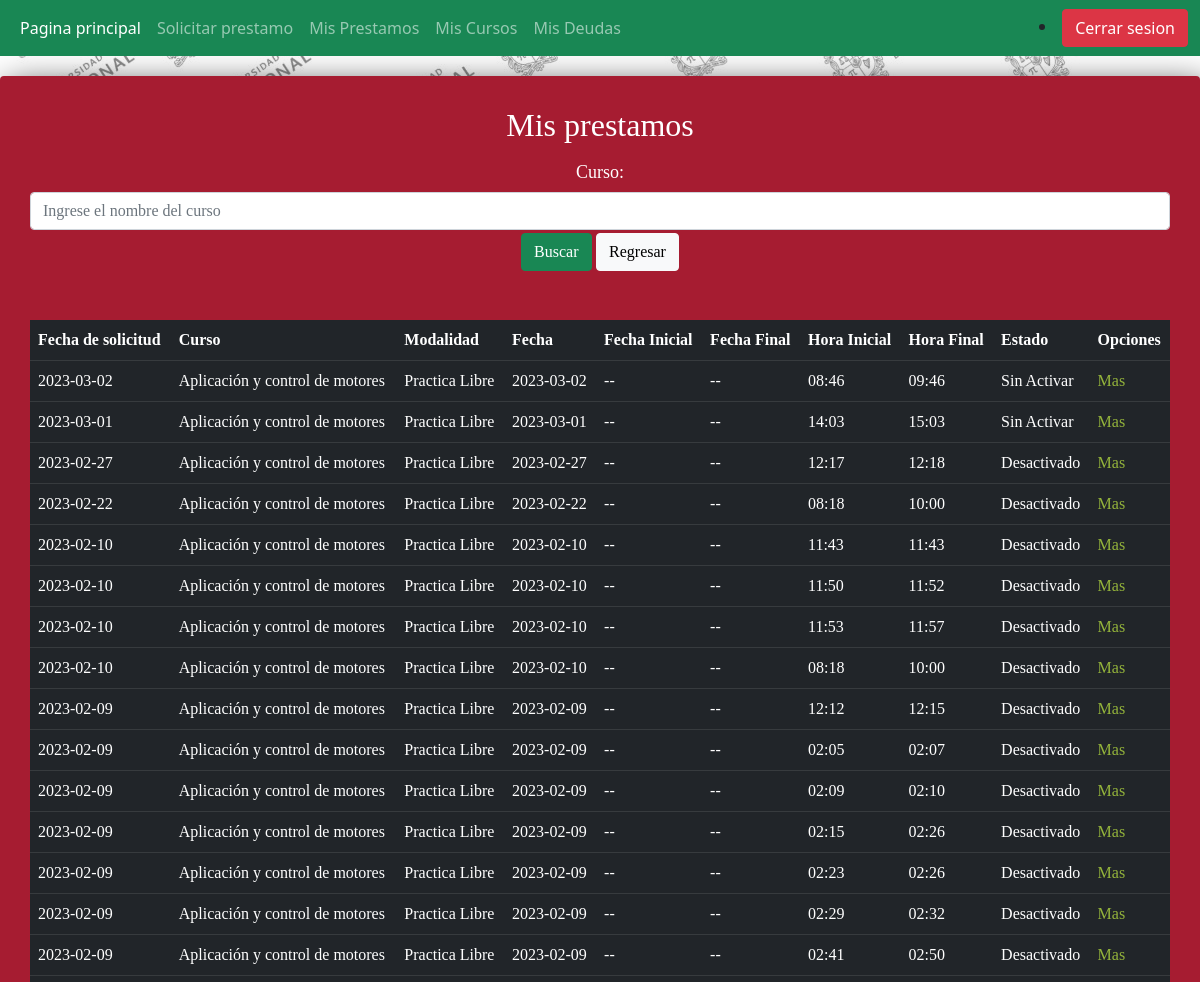
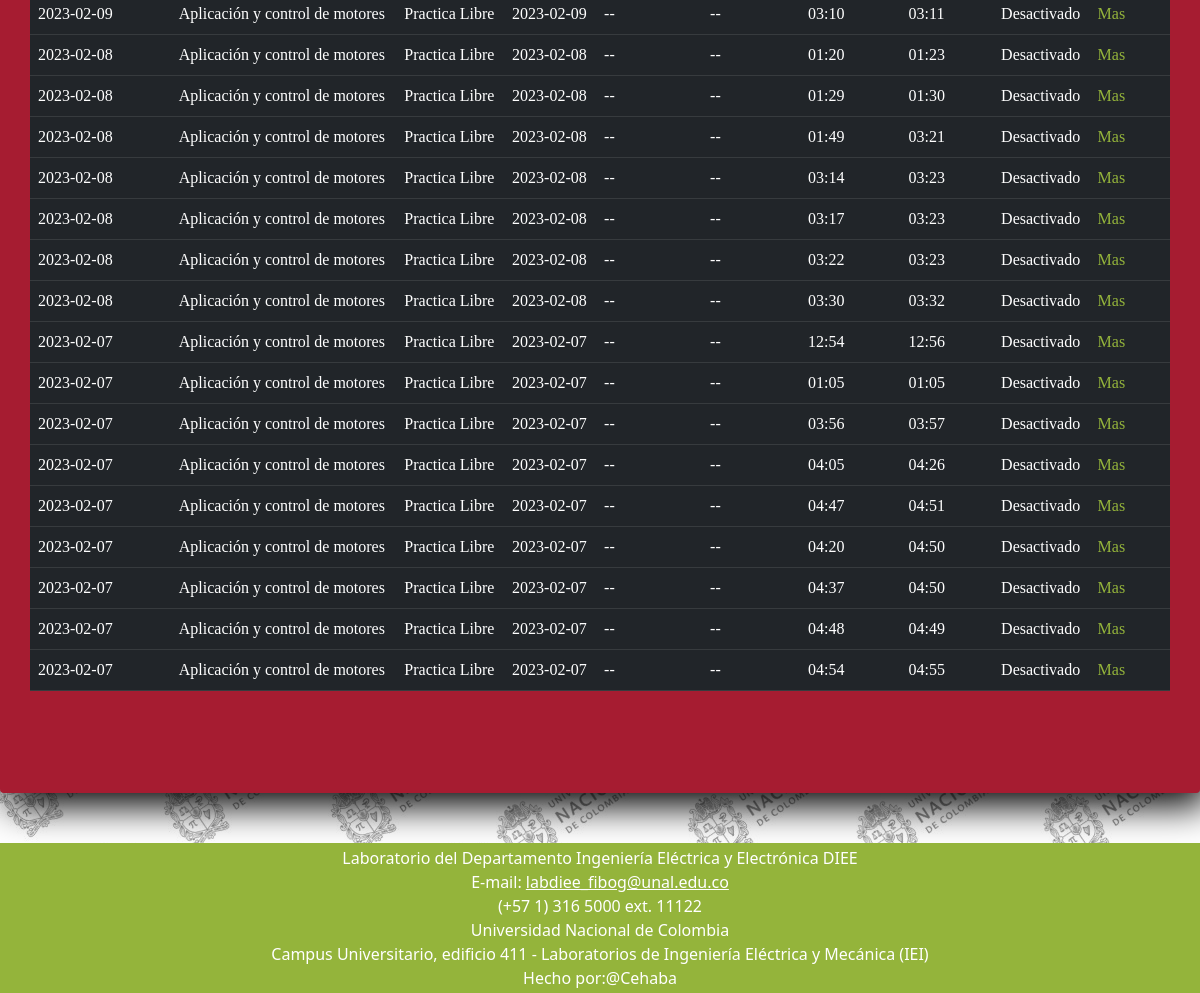
Screenshot of /student/requests_student.php (signed in) with the database file from the repository (2 pictures, top to bottom).
### tables this page shows
CREATE TABLE `requests` (
  `request_id` int(11) NOT NULL,
  `modalidad` varchar(128) DEFAULT NULL,
  `fecha` date DEFAULT NULL,
  `curso` varchar(128) DEFAULT NULL,
  `hora_ini` varchar(8) DEFAULT NULL,
  `hora_fin` varchar(8) DEFAULT NULL,
  `estado` varchar(128) DEFAULT NULL,
  `ti_un` bigint(20) DEFAULT NULL,
  `fecha_ini` date DEFAULT NULL,
  `fecha_fin` date DEFAULT NULL,
  `fecha_solicitud` date DEFAULT NULL
);

### student/requests_student.php (the view, shortened to what this page needs)
<?php
require_once 'pdo.php';
$stm = $pdo->prepare('SELECT * FROM requests WHERE ti_un=:t_u');
$stm->execute(array(':t_u'=>$_SESSION['student_id']));
$requests = $stm->fetchAll(PDO::FETCH_ASSOC);
?>
<!DOCTYPE html>
<html>
<head>
    <link rel='stylesheet' type='text/css' media='screen' href='estilo_prestamos.css'>
</head>
<body>
    <section class="form-register">
  <div align='center'>
  <form method="post">
    <h2>Mis prestamos</h2>
    <p><form method="post">
        <label for="course">Curso:</label>
        <input type="text" name="course" class="form-control" placeholder="Ingrese el nombre del curso">
        <input type="submit" value="Buscar" class="btn btn-success">
        <input type="submit" name="back" value="Regresar" class="btn btn-light">
    </form></p>
    <?php
    if (count($requests)>0){
        echo '<p><table class="table table-dark table-hover">
                <tr>
                    <th>Fecha de solicitud</th>
                    <th>Curso</th>
                    <th>Modalidad</th>
                    <th>Fecha</th>
                    <th>Fecha Inicial</th>
                    <th>Fecha Final</th>
                    <th>Hora Inicial</th>
                    <th>Hora Final</th>
                    <th>Estado</th>
                    <th>Opciones</th>
                </tr>';
        $sql = 'SELECT * FROM requests WHERE ti_un=:t_u';
        if (isset($_SESSION['course'])){
            $sql = $sql.' AND curso=:cu ORDER BY fecha_solicitud DESC';
            $stm = $pdo->prepare($sql);
            $stm->execute(array(':t_u' => $_SESSION['student_id'],':cu' => $_SESSION['course']));
            unset($_SESSION['course']);
        }
        else{
            $sql = $sql.' ORDER BY fecha_solicitud DESC';
            $stm = $pdo->prepare($sql);
            $stm->execute(array(':t_u' => $_SESSION['student_id']));
        }
        while ( $request = $stm->fetch(PDO::FETCH_ASSOC)) {
            if ($request['modalidad']=='Clase' || $request['modalidad']=='Practica Libre'){
                $request['fecha_ini'] = '--';
                $request['fecha_fin'] = '--';
            }
            echo '<tr><td>'.$request['fecha_solicitud'].'</td>';
            echo '<td>'.$request['curso'].'</td>';
            echo '<td>'.$request['modalidad'].'</td>';
            echo '<td>'.$request['fecha'].'</td>';
            echo '<td>'.$request['fecha_ini'].'</td>';
            echo '<td>'.$request['fecha_fin'].'</td>';
            echo '<td>'.$request['hora_ini'].'</td>';
            echo '<td>'.$request['hora_fin'].'</td>';
            echo '<td>'.$request['estado'].'</td>';
            echo '<td>';
            echo '<a href="detail_request.php?request_id='.$request['request_id'].
            '& estado='.$request['estado'].'">Mas</a>';
            echo '</td></tr>';
        }
        echo '</table></p>';
    }else{
        echo '<p style="color:yellow;">En este momento no tiene reservas</p>';
    }
    ?>
   </form>
    </div>
  </section>
</body>
</html>

### student/estilo_prestamos.css (style rules this page uses)
* { margin: 0; padding: 0; box-sizing: border-box; }
html { min-height: 100%; position: relative; }
body { margin: 0; margin-bottom: 40px; background-image: url('images/fondo2.jpeg'); }
.form-register { width: 1200px; background: #A61C31; padding: 30px; margin: auto; margin-top: 20px; margin-bottom: 200px; border-radius: 4px; font-family: 'calibri'; color: white; box-shadow: 7px 13px 37px #000; }
.form-register p { height: 40px; text-align: center; font-size: 18px; line-height: 40px; }
.form-register a { color: #94B43B; text-decoration: none; }

### rows the page displays
requests: fecha_solicitud "2023-03-02", curso "Aplicación y control de motores", modalidad "Practica Libre", fecha "2023-03-02", fecha_ini "--", fecha_fin "--", hora_ini "08:46", hora_fin "09:46", estado "Sin Activar"
requests: fecha_solicitud "2023-03-01", curso "Aplicación y control de motores", modalidad "Practica Libre", fecha "2023-03-01", fecha_ini "--", fecha_fin "--", hora_ini "14:03", hora_fin "15:03", estado "Sin Activar"
requests: fecha_solicitud "2023-02-27", curso "Aplicación y control de motores", modalidad "Practica Libre", fecha "2023-02-27", fecha_ini "--", fecha_fin "--", hora_ini "12:17", hora_fin "12:18", estado "Desactivado"
requests: fecha_solicitud "2023-02-22", curso "Aplicación y control de motores", modalidad "Practica Libre", fecha "2023-02-22", fecha_ini "--", fecha_fin "--", hora_ini "08:18", hora_fin "10:00", estado "Desactivado"
requests: fecha_solicitud "2023-02-10", curso "Aplicación y control de motores", modalidad "Practica Libre", fecha "2023-02-10", fecha_ini "--", fecha_fin "--", hora_ini "11:43", hora_fin "11:43", estado "Desactivado"
requests: fecha_solicitud "2023-02-10", curso "Aplicación y control de motores", modalidad "Practica Libre", fecha "2023-02-10", fecha_ini "--", fecha_fin "--", hora_ini "11:50", hora_fin "11:52", estado "Desactivado"
requests: fecha_solicitud "2023-02-10", curso "Aplicación y control de motores", modalidad "Practica Libre", fecha "2023-02-10", fecha_ini "--", fecha_fin "--", hora_ini "11:53", hora_fin "11:57", estado "Desactivado"
requests: fecha_solicitud "2023-02-10", curso "Aplicación y control de motores", modalidad "Practica Libre", fecha "2023-02-10", fecha_ini "--", fecha_fin "--", hora_ini "08:18", hora_fin "10:00", estado "Desactivado"
requests: fecha_solicitud "2023-02-09", curso "Aplicación y control de motores", modalidad "Practica Libre", fecha "2023-02-09", fecha_ini "--", fecha_fin "--", hora_ini "12:12", hora_fin "12:15", estado "Desactivado"
requests: fecha_solicitud "2023-02-09", curso "Aplicación y control de motores", modalidad "Practica Libre", fecha "2023-02-09", fecha_ini "--", fecha_fin "--", hora_ini "02:05", hora_fin "02:07", estado "Desactivado"
requests: fecha_solicitud "2023-02-09", curso "Aplicación y control de motores", modalidad "Practica Libre", fecha "2023-02-09", fecha_ini "--", fecha_fin "--", hora_ini "02:09", hora_fin "02:10", estado "Desactivado"
requests: fecha_solicitud "2023-02-09", curso "Aplicación y control de motores", modalidad "Practica Libre", fecha "2023-02-09", fecha_ini "--", fecha_fin "--", hora_ini "02:15", hora_fin "02:26", estado "Desactivado"
requests: fecha_solicitud "2023-02-09", curso "Aplicación y control de motores", modalidad "Practica Libre", fecha "2023-02-09", fecha_ini "--", fecha_fin "--", hora_ini "02:23", hora_fin "02:26", estado "Desactivado"
requests: fecha_solicitud "2023-02-09", curso "Aplicación y control de motores", modalidad "Practica Libre", fecha "2023-02-09", fecha_ini "--", fecha_fin "--", hora_ini "02:29", hora_fin "02:32", estado "Desactivado"
requests: fecha_solicitud "2023-02-09", curso "Aplicación y control de motores", modalidad "Practica Libre", fecha "2023-02-09", fecha_ini "--", fecha_fin "--", hora_ini "02:41", hora_fin "02:50", estado "Desactivado"
requests: fecha_solicitud "2023-02-09", curso "Aplicación y control de motores", modalidad "Practica Libre", fecha "2023-02-09", fecha_ini "--", fecha_fin "--", hora_ini "03:10", hora_fin "03:11", estado "Desactivado"
requests: fecha_solicitud "2023-02-08", curso "Aplicación y control de motores", modalidad "Practica Libre", fecha "2023-02-08", fecha_ini "--", fecha_fin "--", hora_ini "01:20", hora_fin "01:23", estado "Desactivado"
requests: fecha_solicitud "2023-02-08", curso "Aplicación y control de motores", modalidad "Practica Libre", fecha "2023-02-08", fecha_ini "--", fecha_fin "--", hora_ini "01:29", hora_fin "01:30", estado "Desactivado"
requests: fecha_solicitud "2023-02-08", curso "Aplicación y control de motores", modalidad "Practica Libre", fecha "2023-02-08", fecha_ini "--", fecha_fin "--", hora_ini "01:49", hora_fin "03:21", estado "Desactivado"
requests: fecha_solicitud "2023-02-08", curso "Aplicación y control de motores", modalidad "Practica Libre", fecha "2023-02-08", fecha_ini "--", fecha_fin "--", hora_ini "03:14", hora_fin "03:23", estado "Desactivado"
requests: fecha_solicitud "2023-02-08", curso "Aplicación y control de motores", modalidad "Practica Libre", fecha "2023-02-08", fecha_ini "--", fecha_fin "--", hora_ini "03:17", hora_fin "03:23", estado "Desactivado"
requests: fecha_solicitud "2023-02-08", curso "Aplicación y control de motores", modalidad "Practica Libre", fecha "2023-02-08", fecha_ini "--", fecha_fin "--", hora_ini "03:22", hora_fin "03:23", estado "Desactivado"
requests: fecha_solicitud "2023-02-08", curso "Aplicación y control de motores", modalidad "Practica Libre", fecha "2023-02-08", fecha_ini "--", fecha_fin "--", hora_ini "03:30", hora_fin "03:32", estado "Desactivado"
requests: fecha_solicitud "2023-02-07", curso "Aplicación y control de motores", modalidad "Practica Libre", fecha "2023-02-07", fecha_ini "--", fecha_fin "--", hora_ini "12:54", hora_fin "12:56", estado "Desactivado"
requests: fecha_solicitud "2023-02-07", curso "Aplicación y control de motores", modalidad "Practica Libre", fecha "2023-02-07", fecha_ini "--", fecha_fin "--", hora_ini "01:05", hora_fin "01:05", estado "Desactivado"
requests: fecha_solicitud "2023-02-07", curso "Aplicación y control de motores", modalidad "Practica Libre", fecha "2023-02-07", fecha_ini "--", fecha_fin "--", hora_ini "03:56", hora_fin "03:57", estado "Desactivado"
requests: fecha_solicitud "2023-02-07", curso "Aplicación y control de motores", modalidad "Practica Libre", fecha "2023-02-07", fecha_ini "--", fecha_fin "--", hora_ini "04:05", hora_fin "04:26", estado "Desactivado"
requests: fecha_solicitud "2023-02-07", curso "Aplicación y control de motores", modalidad "Practica Libre", fecha "2023-02-07", fecha_ini "--", fecha_fin "--", hora_ini "04:47", hora_fin "04:51", estado "Desactivado"
requests: fecha_solicitud "2023-02-07", curso "Aplicación y control de motores", modalidad "Practica Libre", fecha "2023-02-07", fecha_ini "--", fecha_fin "--", hora_ini "04:20", hora_fin "04:50", estado "Desactivado"
requests: fecha_solicitud "2023-02-07", curso "Aplicación y control de motores", modalidad "Practica Libre", fecha "2023-02-07", fecha_ini "--", fecha_fin "--", hora_ini "04:37", hora_fin "04:50", estado "Desactivado"
requests: fecha_solicitud "2023-02-07", curso "Aplicación y control de motores", modalidad "Practica Libre", fecha "2023-02-07", fecha_ini "--", fecha_fin "--", hora_ini "04:48", hora_fin "04:49", estado "Desactivado"
requests: fecha_solicitud "2023-02-07", curso "Aplicación y control de motores", modalidad "Practica Libre", fecha "2023-02-07", fecha_ini "--", fecha_fin "--", hora_ini "04:54", hora_fin "04:55", estado "Desactivado"
